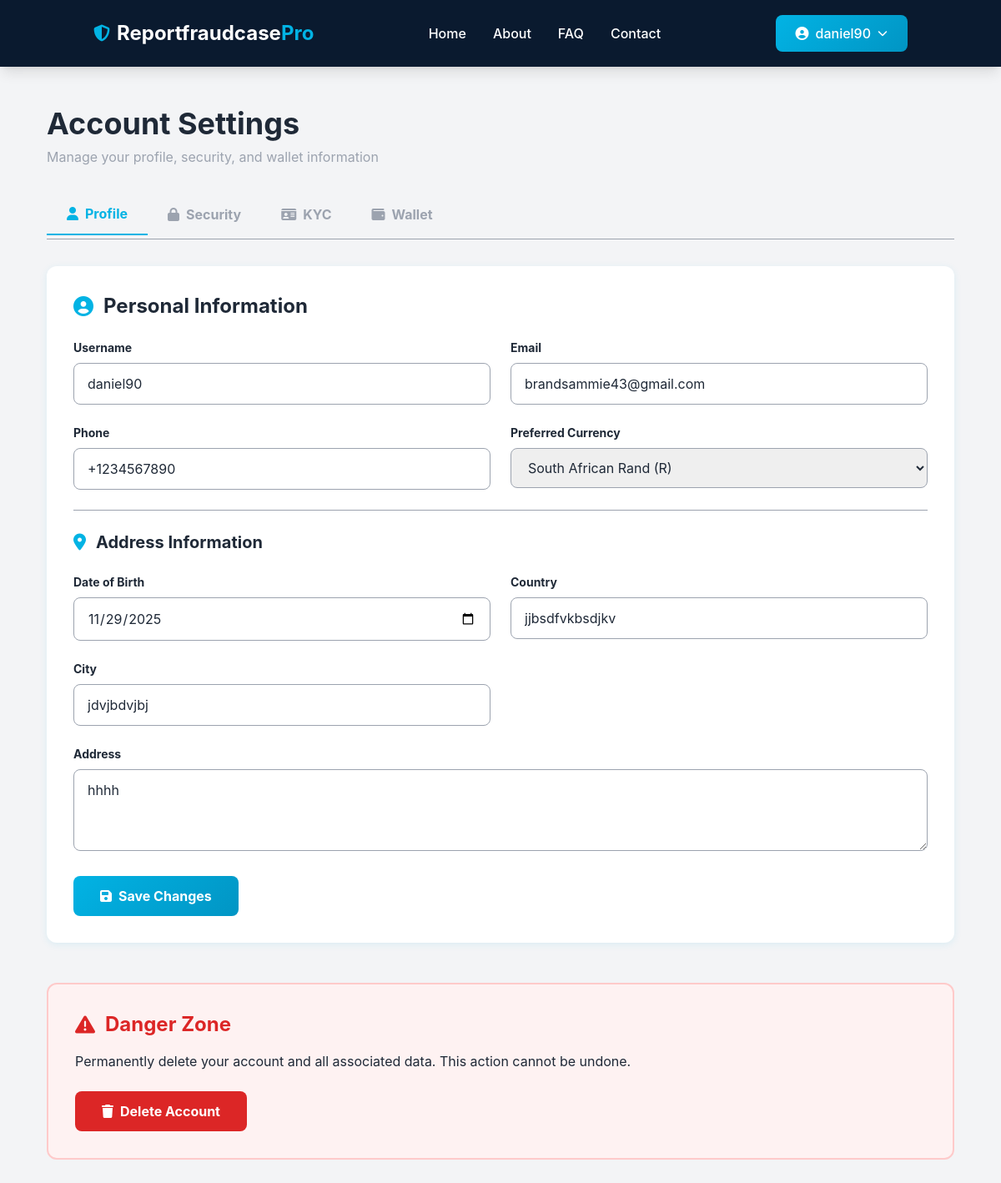
/settings/ (signed in), run on the app's committed database.
### core/models.py (models this page shows, shortened)
class SiteSettings(models.Model):
    site_name = models.CharField(max_length=200, default='RecoveryPro')
    tagline = models.TextField(blank=True, null=True)
    contact_email = models.EmailField(default='support@recoverypro.com')
    contact_phone = models.CharField(max_length=20, default='+1 (555) 123-4567')
    support_email = models.EmailField(default='support@recoverypro.com')
    sales_email = models.EmailField(default='sales@recoverypro.com')
    company_name = models.CharField(max_length=200, default='RecoveryPro Inc.')
    address_line1 = models.CharField(max_length=200, default='123 Main Street')
    address_line2 = models.CharField(max_length=200, blank=True, null=True)
    city = models.CharField(max_length=100, default='New York')
    state = models.CharField(max_length=100, default='NY')
    zip_code = models.CharField(max_length=20, default='10001')
    country = models.CharField(max_length=100, default='United States')
    facebook_url = models.URLField(blank=True, null=True)
    twitter_url = models.URLField(blank=True, null=True)
    linkedin_url = models.URLField(blank=True, null=True)
    instagram_url = models.URLField(blank=True, null=True)
    logo = models.ImageField(upload_to='site/logo/', blank=True, null=True)
    favicon = models.ImageField(upload_to='site/favicon/', blank=True, null=True)
    site_icon = models.ImageField(upload_to='site/icon/', blank=True, null=True)
    primary_color = models.CharField(max_length=7, default='#1e40af', help_text='Primary brand color in hex (#RRGGBB)')
    secondary_color = models.CharField(max_length=7, default='#0ea5e9', help_text='Secondary brand color in hex')
    accent_color = models.CharField(max_length=7, default='#10b981', help_text='Accent color for buttons, links')
    business_hours = models.CharField(max_length=200, default='Monday - Friday: 9am - 6pm EST')
    timezone = models.CharField(max_length=50, default='America/New_York')
    default_currency = models.CharField(max_length=3, choices=User.CURRENCY_CHOICES, default='USD')
    min_deposit_amount = models.DecimalField(max_digits=10, decimal_places=2, default=10.00)
    min_withdrawal_amount = models.DecimalField(max_digits=10, decimal_places=2, default=10.00)
    meta_title = models.CharField(max_length=200, blank=True, null=True)
    meta_description = models.TextField(blank=True, null=True)
    meta_keywords = models.TextField(blank=True, null=True)
    email_signature = models.TextField(blank=True, null=True)
    footer_text = models.TextField(default='© 2024 RecoveryPro. All rights reserved.')
    terms_url = models.URLField(blank=True, null=True)
    privacy_url = models.URLField(blank=True, null=True)
    disclaimer = models.TextField(blank=True, null=True)
    created_at = models.DateTimeField(auto_now_add=True)
    updated_at = models.DateTimeField(auto_now=True)
    class Meta:
        verbose_name = 'Site Settings'
        verbose_name_plural = 'Site Settings'
    @classmethod
    def load(cls):
        obj, created = cls.objects.get_or_create(pk=1)
        return obj
    def get_full_address(self):
        address_parts = [self.address_line1]
        if self.address_line2:
            address_parts.append(self.address_line2)
        address_parts.extend([
            f"{self.city}, {self.state} {self.zip_code}",
            self.country
        ])
        return ', '.join(address_parts)

class User(AbstractUser):
    USER_TYPE_CHOICES = (
        ('user', 'User'),
        ('agent', 'Recovery Agent'),
        ('admin', 'Administrator'),
    )
    CURRENCY_CHOICES = (
        ('USD', 'US Dollar ($)'),
        ('EUR', 'Euro (€)'),
        ('GBP', 'British Pound (£)'),
        ('JPY', 'Japanese Yen (¥)'),
        ('CAD', 'Canadian Dollar (C$)'),
        ('AUD', 'Australian Dollar (A$)'),
        ('CHF', 'Swiss Franc (CHF)'),
        ('CNY', 'Chinese Yuan (¥)'),
        ('INR', 'Indian Rupee (₹)'),
        ('SGD', 'Singapore Dollar (S$)'),
        ('HKD', 'Hong Kong Dollar (HK$)'),
        ('NZD', 'New Zealand Dollar (NZ$)'),
        ('KRW', 'South Korean Won (₩)'),
        ('MXN', 'Mexican Peso ($)'),
        ('BRL', 'Brazilian Real (R$)'),
        ('RUB', 'Russian Ruble (₽)'),
        ('ZAR', 'South African Rand (R)'),
        ('TRY', 'Turkish Lira (₺)'),
        ('SEK', 'Swedish Krona (kr)'),
        ('NOK', 'Norwegian Krone (kr)'),
        ('DKK', 'Danish Krone (kr)'),
        ('PLN', 'Polish Złoty (zł)'),
        ('THB', 'Thai Baht (฿)'),
        ('IDR', 'Indonesian Rupiah (Rp)'),
        ('MYR', 'Malaysian Ringgit (RM)'),
        ('PHP', 'Philippine Peso (₱)'),
        ('VND', 'Vietnamese Đồng (₫)'),
        ('NGN', 'Nigerian Naira (₦)'),
        ('EGP', 'Egyptian Pound (E£)'),
        ('SAR', 'Saudi Riyal (﷼)'),
        ('AED', 'UAE Dirham (د.إ)'),
        ('QAR', 'Qatari Riyal (﷼)'),
        ('KWD', 'Kuwaiti Dinar (د.ك)'),
        ('BHD', 'Bahraini Dinar (.د.ب)'),
    )
    user_type = models.CharField(max_length=10, choices=USER_TYPE_CHOICES, default='user')
    phone = models.CharField(max_length=20, blank=True, null=True)
    is_phone_verified = models.BooleanField(default=False)
    is_kyc_verified = models.BooleanField(default=False)
    two_factor_enabled = models.BooleanField(default=False)
    preferred_currency = models.CharField(max_length=3, choices=CURRENCY_CHOICES, default='USD')
    created_at = models.DateTimeField(auto_now_add=True)
    updated_at = models.DateTimeField(auto_now=True)
    password_reset_token = models.CharField(max_length=100, blank=True, null=True)
    password_reset_token_created = models.DateTimeField(blank=True, null=True)
    def get_currency_symbol(self):
        symbols = {
            'USD': '$',
            'EUR': '€',
            'GBP': '£',
            'JPY': '¥',
            'CAD': 'C$',
            'AUD': 'A$',
            'CHF': 'CHF',
            'CNY': '¥',
            'INR': '₹',
            'SGD': 'S$',
            'HKD': 'HK$',
            'NZD': 'NZ$',
            'KRW': '₩',
            'MXN': '$',
            'BRL': 'R$',
            'RUB': '₽',
            'ZAR': 'R',
            'TRY': '₺',
            'SEK': 'kr',
            'NOK': 'kr',
            'DKK': 'kr',
            'PLN': 'zł',
            'THB': '฿',
            'IDR': 'Rp',
            'MYR': 'RM',
            'PHP': '₱',
            'VND': '₫',
            'NGN': '₦',
            'EGP': 'E£',
            'SAR': '﷼',
            'AED': 'د.إ',
            'QAR': '﷼',
            'KWD': 'د.ك',
            'BHD': '.د.ب',
        }
        return symbols.get(self.preferred_currency, '$')

class UserProfile(models.Model):
    user = models.OneToOneField(User, on_delete=models.CASCADE, related_name='profile')
    date_of_birth = models.DateField(null=True, blank=True)
    address = models.TextField(blank=True, null=True)
    city = models.CharField(max_length=100, blank=True, null=True)
    country = models.CharField(max_length=100, blank=True, null=True)
    id_document = models.FileField(upload_to='kyc/', blank=True, null=True)
    id_number = models.CharField(max_length=50, blank=True, null=True)
    id_verified = models.BooleanField(default=False)
    id_verified_at = models.DateTimeField(null=True, blank=True)

### core/views.py (the view, shortened to what this page needs)
# urls.py: path('settings/', views.profile_settings, name='profile_settings'),  # New comprehensive settings
@login_required
def profile_settings(request):
    profile, created = UserProfile.objects.get_or_create(user=request.user)
    wallet, created = UserWallet.objects.get_or_create(user=request.user)
    user_form = EnhancedUserUpdateForm(instance=request.user)
    profile_form = EnhancedProfileUpdateForm(instance=profile)
    password_form = ChangePasswordForm(user=request.user)
    user_cases = ScamCase.objects.filter(user=request.user)
    total_cases = user_cases.count()
    successful_recoveries = RecoveryTransaction.objects.filter(case__user=request.user).count()
    latest_kyc = KYCVerification.objects.filter(user=request.user).first()
    context = {
        'user_form': user_form,
        'profile_form': profile_form,
        'password_form': password_form,
        'wallet': wallet,
        'total_cases': total_cases,
        'successful_recoveries': successful_recoveries,
        'profile': profile,
        'latest_kyc': latest_kyc,
    }
    return render(request, 'dashboard/profile_settings.html', context)

### templates/dashboard/profile_settings.html (shortened to what this page needs)
{% extends 'base.html' %}
{% block content %}
<section class="py-12 bg-neutralGray min-h-screen">
    <div class="max-w-6xl mx-auto px-4 sm:px-6 lg:px-8">
        <div class="mb-8 animate-fadeInUp">
            <h1 class="text-4xl font-bold text-darkGray mb-2">Account Settings</h1>
            <p class="text-coolGray">Manage your profile, security, and wallet information</p>
        </div>
        <div class="flex overflow-x-auto border-b border-coolGray mb-8 pb-1">
            <button id="profile-tab" class="px-6 py-3 font-bold text-cyan border-b-2 border-cyan flex items-center whitespace-nowrap">
                <i class="fas fa-user mr-2"></i>Profile
            </button>
            <button id="security-tab" class="px-6 py-3 font-bold text-coolGray hover:text-cyan transition flex items-center whitespace-nowrap">
                <i class="fas fa-lock mr-2"></i>Security
            </button>
            <button id="kyc-tab" class="px-6 py-3 font-bold text-coolGray hover:text-cyan transition flex items-center whitespace-nowrap">
                <i class="fas fa-id-card mr-2"></i>KYC
            </button>
            <button id="wallet-tab" class="px-6 py-3 font-bold text-coolGray hover:text-cyan transition flex items-center whitespace-nowrap">
                <i class="fas fa-wallet mr-2"></i>Wallet
            </button>
        </div>
        <div id="profile-content" class="tab-content animate-fadeIn">
            <div class="bg-white p-8 rounded-xl shadow-card">
                <h2 class="text-2xl font-bold text-darkGray mb-6 flex items-center">
                    <i class="fas fa-user-circle text-cyan mr-3"></i>Personal Information
                </h2>
                <form method="post" class="space-y-6">
                    <div class="grid grid-cols-1 md:grid-cols-2 gap-6">
                        <div>
                            <label class="block text-sm font-bold mb-2 text-darkGray">Username</label>
                            {{ user_form.username }}
                        </div>
                        <div>
                            <label class="block text-sm font-bold mb-2 text-darkGray">Email</label>
                            {{ user_form.email }}
                        </div>
                        <div>
                            <label class="block text-sm font-bold mb-2 text-darkGray">Phone</label>
                            {{ user_form.phone }}
                        </div>
                        <div>
                            <label class="block text-sm font-bold mb-2 text-darkGray">Preferred Currency</label>
                            {{ user_form.preferred_currency }}
                        </div>
                    </div>
                    <hr class="my-6 border-coolGray">
                    <h3 class="text-xl font-bold text-darkGray mb-4 flex items-center">
                        <i class="fas fa-map-marker-alt text-cyan mr-3"></i>Address Information
                    </h3>
                    <div class="grid grid-cols-1 md:grid-cols-2 gap-6">
                        <div>
                            <label class="block text-sm font-bold mb-2 text-darkGray">Date of Birth</label>
                            {{ profile_form.date_of_birth }}
                        </div>
                        <div>
                            <label class="block text-sm font-bold mb-2 text-darkGray">Country</label>
                            {{ profile_form.country }}
                        </div>
                        <div>
                            <label class="block text-sm font-bold mb-2 text-darkGray">City</label>
                            {{ profile_form.city }}
                        </div>
                    </div>
                    <div>
                        <label class="block text-sm font-bold mb-2 text-darkGray">Address</label>
                        {{ profile_form.address }}
                    </div>
                    <button type="submit" class="px-8 py-3 rounded-lg btn-primary text-white font-bold transition flex items-center">
                        <i class="fas fa-save mr-2"></i>Save Changes
                    </button>
                </form>
            </div>
        </div>
        <div class="mt-12 bg-red-50 border-2 border-red-200 p-8 rounded-xl animate-fadeIn">
            <h2 class="text-2xl font-bold text-red-600 mb-4 flex items-center">
                <i class="fas fa-exclamation-triangle mr-3"></i>Danger Zone
            </h2>
            <p class="text-darkGray mb-6">Permanently delete your account and all associated data. This action cannot be undone.</p>
            <button onclick="confirmDelete()" class="px-8 py-3 bg-red-600 text-white rounded-lg font-bold hover:bg-red-700 transition flex items-center">
                <i class="fas fa-trash mr-2"></i>Delete Account
            </button>
        </div>
    </div>
</section>
{% endblock %}

### templates/base.html (shortened to what this page needs)
{% load static %}
<!DOCTYPE html>
<html lang="en">
<head>
    <script src="https://cdn.tailwindcss.com"></script>
    <link rel="stylesheet" href="https://cdnjs.cloudflare.com/ajax/libs/font-awesome/6.4.0/css/all.min.css">
</head>
<body class="bg-neutralGray text-darkGray">
    <nav class="bg-midnight shadow-lg sticky top-0 z-50">
        <div class="container-responsive">
            <div class="flex justify-between items-center h-16 md:h-20">
                <div class="flex items-center">
                    <a href="{% url 'home' %}" class="flex items-center text-xl md:text-2xl font-bold text-white hover:text-cyan transition">
                        {% if site_settings.logo %}
                            <img src="{{ site_settings.logo.url }}" alt="{{ site_name }}" class="h-8 md:h-10 mr-2">
                        {% else %}
                            <i class="fas fa-shield-alt mr-2 text-cyan text-lg md:text-xl"></i>
                            <span>{{ site_name|default:"Recovery" }}<span class="text-cyan">Pro</span></span>
                        {% endif %}
                    </a>
                </div>
                <div class="hidden md:flex items-center space-x-4 lg:space-x-8">
                    <a href="{% url 'home' %}" class="nav-link text-white hover:text-cyan transition font-medium text-sm lg:text-base">Home</a>
                    <a href="{% url 'about' %}" class="nav-link text-white hover:text-cyan transition font-medium text-sm lg:text-base">About</a>
                    <a href="{% url 'faq' %}" class="nav-link text-white hover:text-cyan transition font-medium text-sm lg:text-base">FAQ</a>
                    <a href="{% url 'contact' %}" class="nav-link text-white hover:text-cyan transition font-medium text-sm lg:text-base">Contact</a>
                </div>
                <div class="flex items-center space-x-2 md:space-x-4">
                    {% if user.is_authenticated %}
                        <div class="hidden md:block relative dropdown">
                            <button class="flex items-center space-x-2 px-4 lg:px-6 py-2 lg:py-2.5 rounded-lg btn-primary text-white font-medium text-sm lg:text-base">
                                <i class="fas fa-user-circle"></i>
                                <span class="hidden lg:inline">{{ user.username|truncatechars:15 }}</span>
                                <i class="fas fa-chevron-down text-xs"></i>
                            </button>
                        </div>
                    {% endif %}
                </div>
            </div>
        </div>
    </nav>
    <main class="min-h-screen">
        {% block content %}{% endblock %}
    </main>
</body>
</html>

### data on the page
SiteSettings: site_name "Reportfraudcase"
User: username "daniel90", email "brandsammie43@gmail.com", phone "+1234567890", preferred_currency "South African Rand (R)"
UserProfile: date_of_birth "11/29/2025", country "jjbsdfvkbsdjkv", city "jdvjbdvjbj", address "hhhh"
